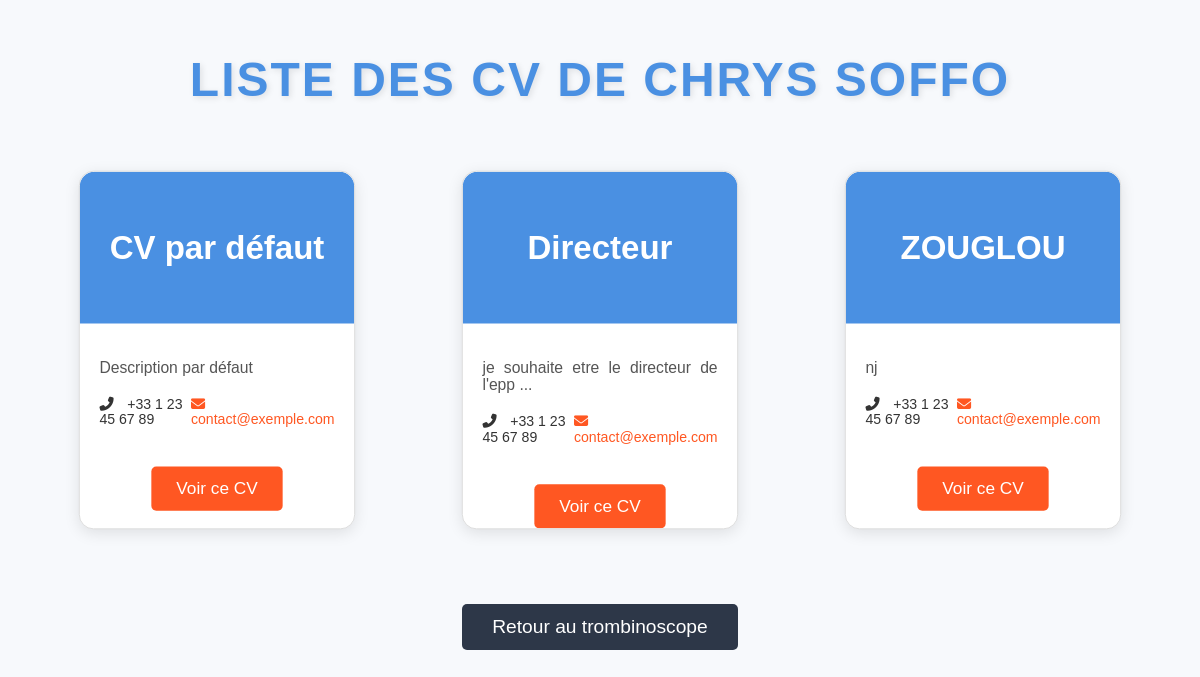
Screenshot of /etudiant/1/cvs/ (signed in) with the database file from the repository.
### trombinoscope/models.py (models this page shows, shortened)
class Etudiant(models.Model):
    user = models.OneToOneField(User, on_delete=models.CASCADE)
    nom = models.CharField(max_length=100)
    prenom = models.CharField(max_length=100)
    email = models.EmailField()
    tel = models.CharField(max_length=15)
    adresse = models.TextField()
    photo = models.ImageField(upload_to='photos/')

class CV(models.Model):
    titre = models.CharField(max_length=200)
    description = models.TextField()
    etudiant = models.ForeignKey(Etudiant, related_name="cvs", on_delete=models.CASCADE)
    design = models.ForeignKey(CVDesign, on_delete=models.SET_NULL, null=True, blank=True)

### trombinoscope/views.py (the view)
# urls.py: path('etudiant/<int:etudiant_id>/cvs/', views.liste_cvs, name='liste_cvs'),
@login_required
def liste_cvs(request, etudiant_id):
    etudiant = get_object_or_404(Etudiant, id=etudiant_id)
    cvs = CV.objects.filter(etudiant=etudiant)
    context = {
        'etudiant': etudiant,
        'cvs': cvs
    }
    return render(request, 'liste_cvs.html', context)

### trombinoscope/templates/liste_cvs.html (shortened to what this page needs)
<!DOCTYPE html>
<html lang="fr">
<head>
</head>
<body>
    <h1>Liste des CV de {{ etudiant.prenom }} {{ etudiant.nom }}</h1>
    <div class="cv-list">
        {% for cv in cvs %}
        <div class="cv-card">
            <div class="cv-card-header">
                <h3>{{ cv.titre }}</h3>
            </div>
            <div class="cv-card-body">
                <p>{{ cv.description }}</p>
                <div class="contact-info">
                    <div><i class="fas fa-phone-alt"></i> +33 1 23 45 67 89</div>
                    <div class="email"><i class="fas fa-envelope"></i> contact@exemple.com</div>
                </div>
            </div>
            <div class="cv-card-footer">
                <a href="{% url 'afficher_cv' cv.id %}">
                    <button>Voir ce CV</button>
                </a>
            </div>
        </div>
        {% empty %}
        <p>Aucun CV disponible pour cet étudiant.</p>
        {% endfor %}
    </div>
    <div class="cta">
        <a href="{% url 'trombinoscope' %}">
            <button>Retour au trombinoscope</button>
        </a>
    </div>
</body>
</html>

### trombinoscope/templates/liste_cvs.html (style rules this page uses)
body { font-family: 'Arial', sans-serif; background-color: #f7f9fc; color: #333; margin: 0; padding: 20px; overflow-x: hidden; }
h1 { text-align: center; color: #4A90E2; font-size: 3em; text-transform: uppercase; margin-bottom: 40px; font-weight: 700; letter-spacing: 2px; text-shadow: 2px 2px 6px rgba(0, 0, 0, 0.1); animation: fadeIn 1s ease-out; }
.cv-list { display: grid; grid-template-columns: repeat(auto-fill, minmax(280px, 1fr)); gap: 30px; padding: 20px; justify-items: center; }
.cv-card { position: relative; width: 280px; background: #fff; border-radius: 15px; box-shadow: 0 4px 15px rgba(0, 0, 0, 0.1); overflow: hidden; transition: transform 0.3s ease, box-shadow 0.3s ease; border: 1px solid #ddd; transform: scale(0.98); }
.cv-card-header { background-color: #4A90E2; color: #fff; padding: 25px; text-align: center; font-size: 1.8em; font-weight: 600; border-top-left-radius: 15px; border-top-right-radius: 15px; transition: background-color 0.3s ease; }
.cv-card-body { padding: 20px; }
.cv-card-body p { font-size: 1em; color: #555; margin-bottom: 15px; text-align: justify; }
.cv-card-footer { text-align: center; margin-top: 20px; }
.cv-card-footer a { display: inline-block; }
.cv-card-footer button { background-color: #FF5722; color: white; border: none; padding: 12px 25px; border-radius: 5px; cursor: pointer; font-size: 1.1em; transition: background-color 0.3s ease, transform 0.2s ease; }
.cta { text-align: center; margin-top: 50px; }
.cta button { padding: 12px 30px; font-size: 1.2rem; background-color: #2d3748; color: white; border: none; border-radius: 5px; cursor: pointer; transition: background-color 0.3s ease, transform 0.2s ease; }
.cv-card-body .contact-info { display: flex; justify-content: space-between; margin-top: 20px; font-size: 0.9em; }
.cv-card-body .contact-info i { margin-right: 10px; }
.cv-card-body .contact-info .email { color: #FF5722; }

### rows the page displays
Etudiant: prenom "CHRYS", nom "SOFFO"
CV: titre "CV par défaut", description "Description par défaut"
CV: titre "Directeur", description "je souhaite etre le directeur de l'epp ..."
CV: titre "ZOUGLOU", description "nj"
